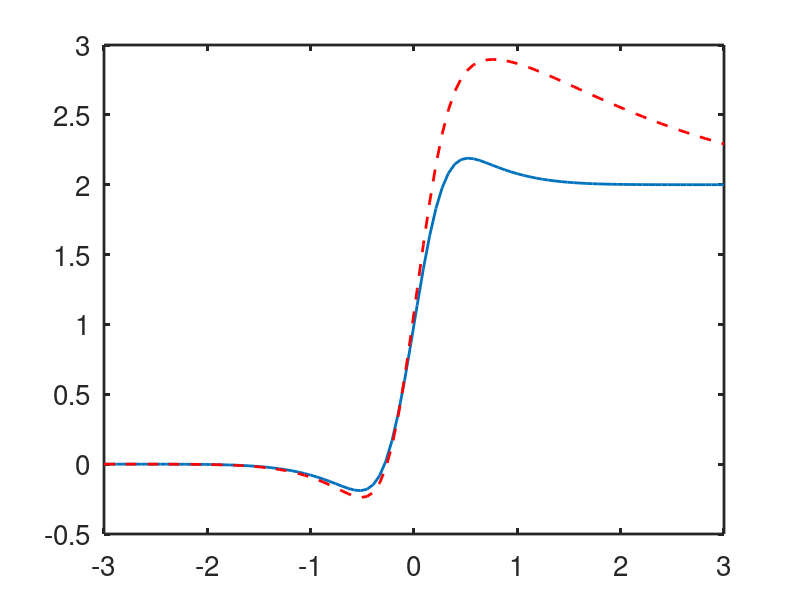
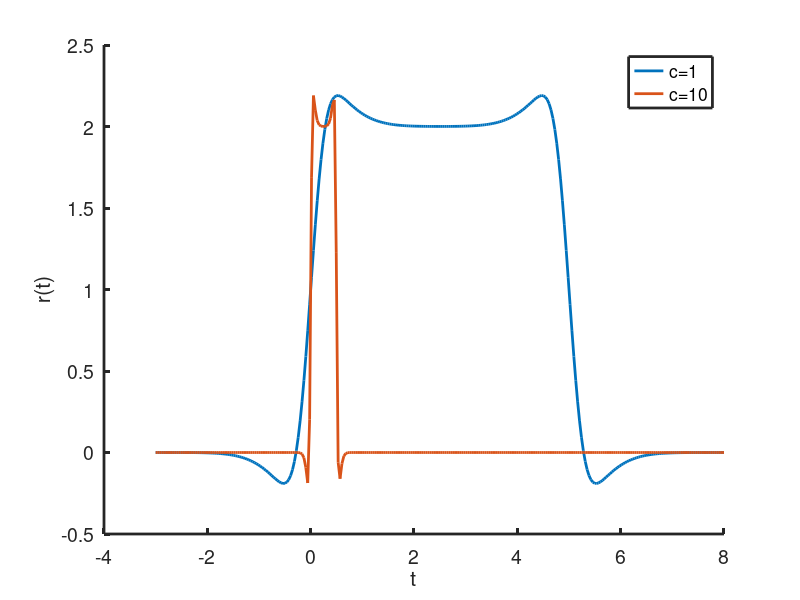

The MATLAB script that drew these images, in order: (Note: this script raises an error after producing the figures.)
% Code for receptive fields (and exercises) in Chapter 19
 % The Matlab/Octave file used to generate the image in Fig. 24 of Chapter
% 19 
% Keener and Sneyd, Mathematical Physiology, 3rd Edition, Springer.

% Written by James Keener and James Sneyd

%%%%%%%%%%%%%%%%%%%%%%%%%%%%%%%%%%%%%%%%%%%%%%%%%%%%%%%%%%%%%%%

clear all
close all
clc
set(0,                           ...
   'defaultaxesfontsize', 20,   ...
   'defaultaxeslinewidth', 2.0, ...
   'defaultlinelinewidth', 2.0, ...
   'defaultpatchlinewidth', 0.7);

s1 = 3;
s2 = 1;
g1 = 3;
g2 = 1;
c = 1;
global w
t = linspace(-3,3,100);
f = @(x) g1*s1*exp(-s1*s1.*x.*x)/pi^0.5 - g2*s2*exp(-s2*s2.*x.*x)/pi^0.5;   % The receptive field as a sum of Gaussians
transient = @(x,t) f(x).*(t-x/c).*exp(x/c-t);                               % transient response assuming a non-instantaneous response
R = (g1/2)*(1 + erf(s1*c*t)) - (g2/2)*(1 + erf(s2*c*t));                    % response to a semi-infinite bar moving at speed c

% Calculate moving bar response numerically. You can probably do this more
% efficiently.  
for i=1:100
steady_f(i) = integral(f,-Inf,c*t(i));
transient_f(i) = integral(@(x)transient(x,t(i)),-Inf,c*t(i));
end

figure(1)
plot(t,R,'LineWidth',2)
hold on
%plot(t,steady_f,'r--','LineWidth',2)
plot(t,steady_f + transient_f,'r--','LineWidth',2)
hold off

%% Now calculate the response to a moving bar, width w

t = linspace(-3,8,300);
w = 5;
clist = [1,10];
for j = 1:2
    c=clist(j);
R =  (g1/2)*erf(s1*c*t) - (g2/2)*erf(s2*c*t) - (g1/2)*erf(s1*(c*t-w)) + (g2/2)*erf(s2*(c*t-w)); 
 
figure(2)
plot(t,R, 'LineWidth',2)
set(gca,'Fontsize',14)
xlabel('t')
ylabel('r(t)')
box off
hold on
end

legend('c=1','c=10')
hold off

%saveas(2,'../../Math-Physiol-3rd-Edition/figures/chap_19_retina/exercises/receptive_field.png')

%% Now calculate the response to a step and a bar, when the response is not instantaneous

c = 1;
w = 8;
n = 200;
t = linspace(-2,20,n);
imp = @(t)(1.2*t.*exp(-t) - 0.45*t.^2.*exp(-t)).*heaviside(t);

for i = 1:n
step_response(i) = integral(@(s)imp(t(i)-s),0,t(i));
end

figure(3)
plot(t,imp(t),t,step_response,'LineWidth',2)
set(gca,'Fontsize',14)
xlabel('t')
ylabel('r(t)')
box off
legend('impulse response','step response')
%saveas(3,'../../Math-Physiol-3rd-Edition/figures/chap_19_retina/exercises/receptive_field_2.png')


%% Finally, calculate the response to a moving step, when the response is not instantaneous

% You have to be careful with the resolution (the parameter n) here. It's a tradeoff between speed and accuracy. 
% Octave does the integral a lot slower than Matlab does, and struggles with n=200, which looks a lot better than n=50.

w = 8;
n = 50;    
t = linspace(-2,20,n);
clist=[1,0.5,3];
for j = 1:3
    c=clist(j);
  
 stim = @(x,t)(heaviside(t-x/c) - heaviside(t-x/c-w/c));
 for i = 1:n
bar_response(i) = integral2(@(s,x)stim(x,t(i)).*imp(t(i)-s).*f(x),-Inf,t(i),-Inf,Inf);
 
end

figure(4)
plot(t,bar_response,'LineWidth',2)
set(gca,'Fontsize',18)
xlabel('t')
ylabel('r(t)')
box off
hold on
end

legend('c=1','c=0.5','c=3')
hold off
%saveas(4,'../../Math-Physiol-3rd-Edition/figures/chap_19_retina/exercises/receptive_field_3.png')

 
